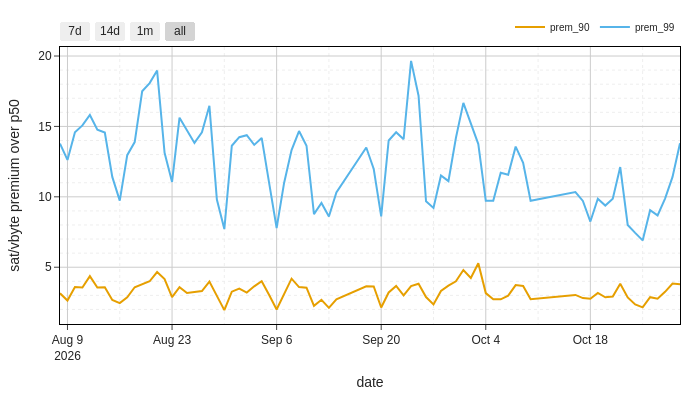

Write notebook code for a chart like this one.
### Markdown cell above
### Graph 1-2

### Code cell
g = gold_daily.copy()
g["prem_90"] = g["p90_sat_vbyte"] - g["p50_sat_vbyte"]
g["prem_99"] = g["p99_sat_vbyte"] - g["p50_sat_vbyte"]

fig = go.Figure()
for col in ["prem_90", "prem_99"]:
    fig.add_trace(go.Scatter(x=g["date"], y=g[col], name=col))
fig.update_layout(
    showlegend=True, height=HEIGHT, width=WIDTH,
    legend=dict(orientation="h", yanchor="bottom", y=1.02,
                xanchor="right", x=1, font=dict(size=10)),
    margin=dict(t=20, b=40, l=60, r=20),
    xaxis_title="date", yaxis_title="sat/vbyte premium over p50",
    hovermode="x unified",
    xaxis=dict(
        showline=True, linecolor="black", mirror=True,
        rangeselector=dict(buttons=[
            dict(count=7, label="7d", step="day", stepmode="backward"),
            dict(count=14, label="14d", step="day", stepmode="backward"),
            dict(count=1, label="1m", step="month", stepmode="backward"),
            dict(step="all")])),
    yaxis=dict(showline=True, linecolor="black", mirror=True))
fig.show()

### Figure 1 — Plotly figure (JSON) as saved in the notebook; plotly's stock layout.template omitted (floating-point values rounded to 4 significant figures)
{"data": [{"name": "prem_90", "type": "scatter", "x": ["2026-10-30", "2026-10-29", "2026-10-28", "2026-10-27", "2026-10-26", "2026-10-25", "2026-10-24", "2026-10-23", "2026-10-22", "2026-10-21", "2026-10-20", "2026-10-19", "2026-10-18", "2026-10-17", "2026-10-16", "2026-10-10", "2026-10-09", "2026-10-08", "2026-10-07", "2026-10-06", "2026-10-05", "2026-10-04", "2026-10-03", "2026-10-02", "2026-10-01", "2026-09-30", "2026-09-29", "2026-09-28", "2026-09-27", "2026-09-26", "2026-09-25", "2026-09-24", "2026-09-23", "2026-09-22", "2026-09-21", "2026-09-20", "2026-09-19", "2026-09-18", "2026-09-14", "2026-09-13", "2026-09-12", "2026-09-11", "2026-09-10", "2026-09-09", "2026-09-08", "2026-09-07", "2026-09-06", "2026-09-05", "2026-09-04", "2026-09-03", "2026-09-02", "2026-09-01", "2026-08-31", "2026-08-30", "2026-08-29", "2026-08-28", "2026-08-27", "2026-08-26", "2026-08-25", "2026-08-24", "2026-08-23", "2026-08-22", "2026-08-21", "2026-08-20", "2026-08-19", "2026-08-18", "2026-08-17", "2026-08-16", "2026-08-15", "2026-08-14", "2026-08-13", "2026-08-12", "2026-08-11", "2026-08-10", "2026-08-09", "2026-08-08"], "y": [3.799, 3.839, 3.252, 2.759, 2.872, 2.148, 2.358, 2.851, 3.831, 2.92, 2.864, 3.175, 2.757, 2.807, 3.033, 2.721, 3.667, 3.728, 2.979, 2.721, 2.719, 3.164, 5.276, 4.232, 4.801, 3.998, 3.693, 3.314, 2.355, 2.879, 3.831, 3.657, 3.0, 3.671, 3.205, 2.137, 3.629, 3.65, 2.712, 2.114, 2.683, 2.254, 3.546, 3.59, 4.187, 3.144, 2.001, 3.029, 4.0, 3.643, 3.2, 3.486, 3.263, 1.951, 2.924, 3.979, 3.308, 3.263, 3.172, 3.586, 2.877, 4.161, 4.659, 4.0, 3.795, 3.579, 2.861, 2.451, 2.67, 3.579, 3.564, 4.364, 3.564, 3.59, 2.633, 3.152]}, {"name": "prem_99", "type": "scatter", "x": ["2026-10-30", "2026-10-29", "2026-10-28", "2026-10-27", "2026-10-26", "2026-10-25", "2026-10-24", "2026-10-23", "2026-10-22", "2026-10-21", "2026-10-20", "2026-10-19", "2026-10-18", "2026-10-17", "2026-10-16", "2026-10-10", "2026-10-09", "2026-10-08", "2026-10-07", "2026-10-06", "2026-10-05", "2026-10-04", "2026-10-03", "2026-10-02", "2026-10-01", "2026-09-30", "2026-09-29", "2026-09-28", "2026-09-27", "2026-09-26", "2026-09-25", "2026-09-24", "2026-09-23", "2026-09-22", "2026-09-21", "2026-09-20", "2026-09-19", "2026-09-18", "2026-09-14", "2026-09-13", "2026-09-12", "2026-09-11", "2026-09-10", "2026-09-09", "2026-09-08", "2026-09-07", "2026-09-06", "2026-09-05", "2026-09-04", "2026-09-03", "2026-09-02", "2026-09-01", "2026-08-31", "2026-08-30", "2026-08-29", "2026-08-28", "2026-08-27", "2026-08-26", "2026-08-25", "2026-08-24", "2026-08-23", "2026-08-22", "2026-08-21", "2026-08-20", "2026-08-19", "2026-08-18", "2026-08-17", "2026-08-16", "2026-08-15", "2026-08-14", "2026-08-13", "2026-08-12", "2026-08-11", "2026-08-10", "2026-08-09", "2026-08-08"], "y": [13.8, 11.41, 9.879, 8.679, 9.054, 6.904, 7.44, 8.002, 12.11, 9.857, 9.381, 9.863, 8.244, 9.705, 10.34, 9.721, 12.42, 13.56, 11.57, 11.71, 9.719, 9.719, 13.75, 15.28, 16.67, 14.18, 11.11, 11.51, 9.21, 9.679, 17.18, 19.66, 14.09, 14.59, 14.0, 8.611, 11.98, 13.5, 10.31, 8.6, 9.565, 8.774, 13.63, 14.67, 13.32, 10.99, 7.787, 10.97, 14.18, 13.69, 14.38, 14.24, 13.63, 7.706, 9.803, 16.46, 14.58, 13.83, 14.68, 15.62, 11.05, 13.13, 18.96, 18.08, 17.5, 13.89, 12.96, 9.731, 11.41, 14.56, 14.77, 15.81, 15.07, 14.59, 12.62, 13.78]}], "layout": {"height": 400, "hovermode": "x unified", "legend": {"font": {"size": 10}, "orientation": "h", "x": 1, "xanchor": "right", "y": 1.02, "yanchor": "bottom"}, "margin": {"b": 40, "l": 60, "r": 20, "t": 20}, "showlegend": true, "width": 700, "xaxis": {"linecolor": "black", "mirror": true, "rangeselector": {"buttons": [{"count": 7, "label": "7d", "step": "day", "stepmode": "backward"}, {"count": 14, "label": "14d", "step": "day", "stepmode": "backward"}, {"count": 1, "label": "1m", "step": "month", "stepmode": "backward"}, {"step": "all"}]}, "showline": true, "title": {"text": "date"}}, "yaxis": {"linecolor": "black", "mirror": true, "showline": true, "title": {"text": "sat/vbyte premium over p50"}}}}
